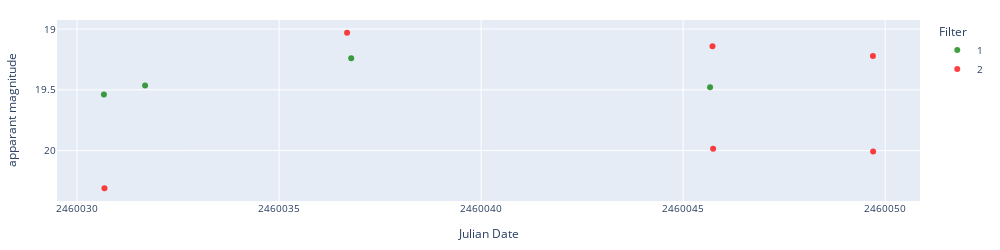
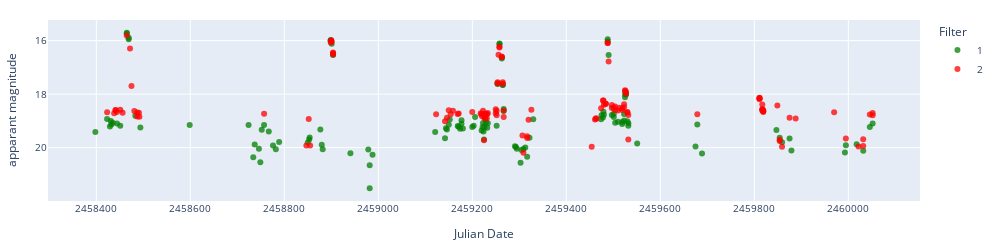
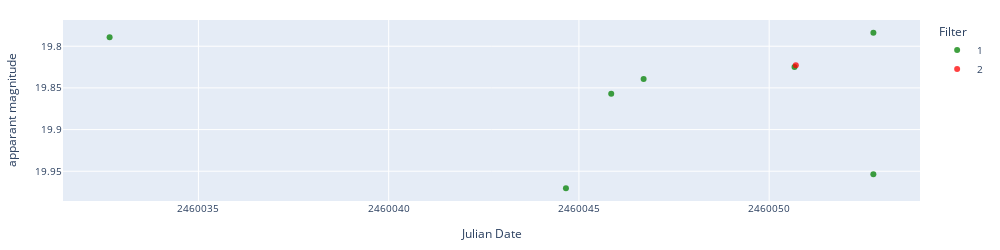
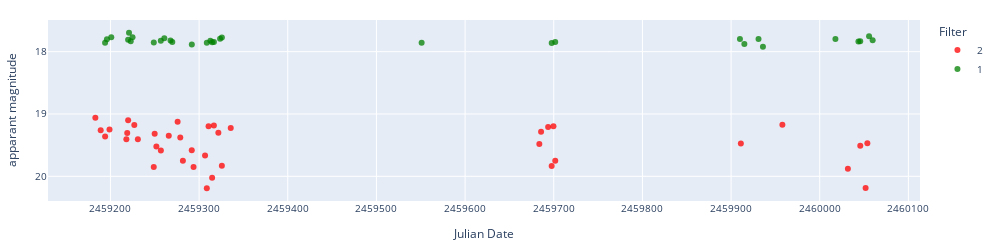

The cell these charts' notebook holds for them, in order:
### Markdown cell above
### Display light curves

### Code cell
# Display light curves
predicted_class = 'nova_like_VY_Scl'
objectlist = alerts_df_preds[alerts_df_preds['predicted_class']==predicted_class]['objectId'].to_list()
objectlist = alerts_df_preds['objectId'].to_list()

for object in objectlist[0:40]:
    ra = alerts_df_preds[alerts_df_preds['objectId']==object]['ra'].values[0]
    dec = alerts_df_preds[alerts_df_preds['objectId']==object]['dec'].values[0]
    c = SkyCoord(ra=ra*u.degree, dec=dec*u.degree, frame='icrs')
    prediction = alerts_df_preds[alerts_df_preds["objectId"]==object]["predicted_class"].values[0]
    print('',object, f'position_deg: {ra} {dec}', 
          f'position_hms_dms: {c.ra.hms}, {c.dec.dms}',
          f'sherlock_class: {alerts_df_preds[alerts_df_preds["objectId"]==object]["classification"].values[0]}',
          f'aavso_name: {alerts_df_preds[alerts_df_preds["objectId"]==object]["Name"].values[0]}',
          f'aavso_type: {alerts_df_preds[alerts_df_preds["objectId"]==object]["Type"].values[0]}',
          f'manual_label: {alerts_df_preds[alerts_df_preds["objectId"]==object]["manual_label"].values[0]}',
          f'prediction: {prediction}',
          f'prediction_probability: {alerts_df_preds[alerts_df_preds["objectId"]==object][f"prob_{prediction}"].values[0]}',
          sep='\n')
    lc_lasair = load_lasair_lc(object, path=f'../lightcurves_alerts/')
    lc_lasair_appmag = lasair_clean(lc_lasair, limit=25, magerrlim=1)

    display_lightcurve(lc_df=lc_lasair_appmag, x='jd', y='dc_mag')
